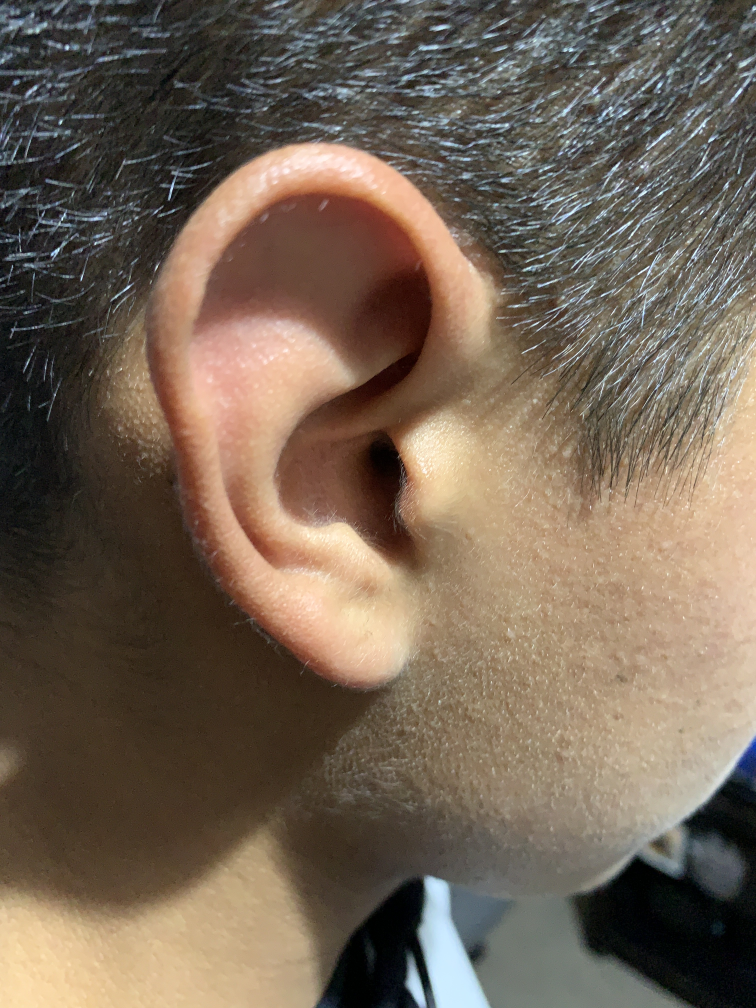
#> input picture img/Mi_oreja.jpg, 3024 x 4032 px, found by its file name (shown at 1/4 size)
$ python figura_oreja.py
#> lines starting #> are read from the running program, lines starting #| are printed output that depends on the picture; after the words box and inside, x2 and y2 are one past the last pixel; in counts of white or black regions, pixels touching at a corner belong together
import os
import cv2

# Obtiene la ruta de de la carpeta con la imagen para cambiar las escalas de colores
ruta = os.path.join('img', 'Mi_oreja.jpg')

image = cv2.imread(ruta)
#> image is the input picture: shape (4032, 3024, 3); mean B, G, R 85.1, 100.4, 115.6
gray = cv2.cvtColor(image, cv2.COLOR_BGR2GRAY)
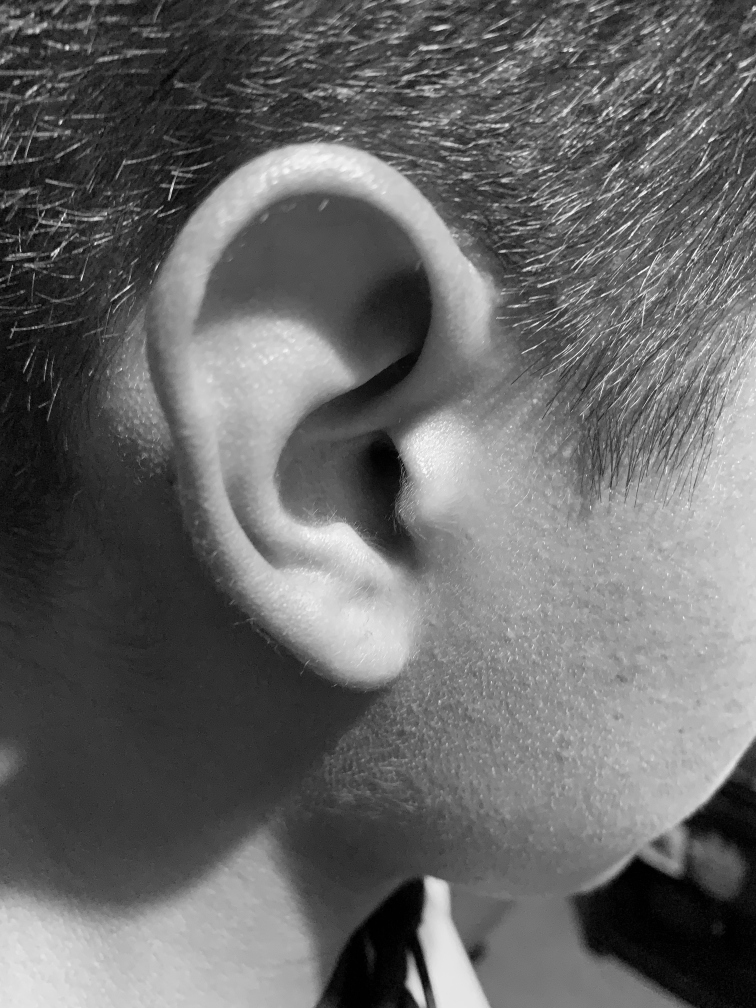
#> gray: shape (4032, 3024) (shown at 1/4 size); min 0, max 255, mean 103.2
canny = cv2.Canny(gray, 10, 150)
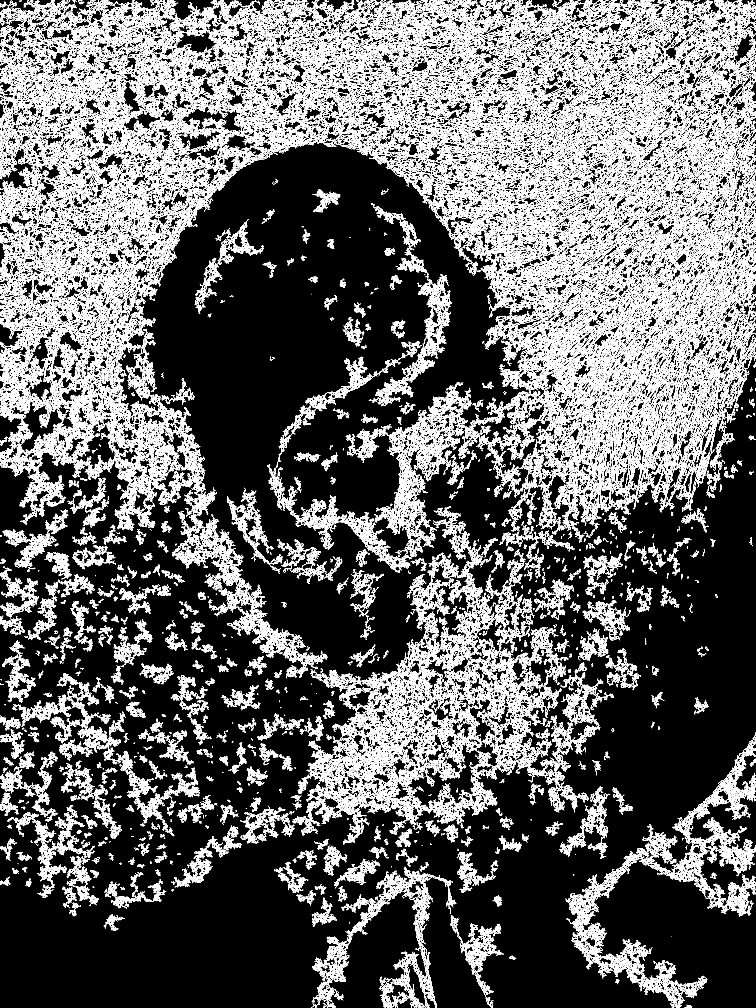
#> canny: shape (4032, 3024) (shown at 1/4 size); 14.7% white in thin lines or dots
_,umbral = cv2.threshold(gray,100,255,cv2.THRESH_BINARY) # Modificar la escala de grieses de la imagen
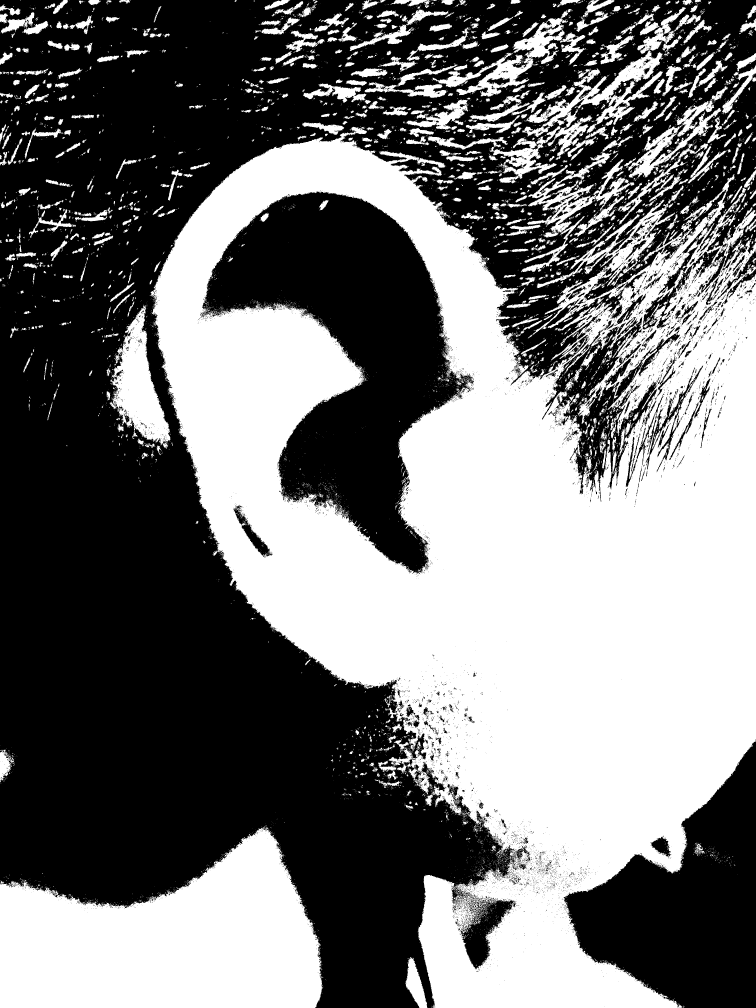
#> umbral: shape (4032, 3024) (shown at 1/4 size); 45.9% white; 11078 white regions (9810 under 20 px)
contorno, jerarquia = cv2.findContours(umbral, cv2.RETR_LIST,cv2.CHAIN_APPROX_SIMPLE)
#> contorno = 24424 contours, 22350 with area under 20; largest, box (x1, y1, x2, y2) and area: (602, 507, 3024, 4032) 5235044, (807, 764, 1896, 2297) 744514, (0, 3306, 1292, 4032) 635029, (2167, 1266, 2721, 2008) 120897, (1971, 28, 2804, 734) 82758
cv2.drawContours(image, contorno,-1,(251,63,52),3) # Reconocimiento de contornos
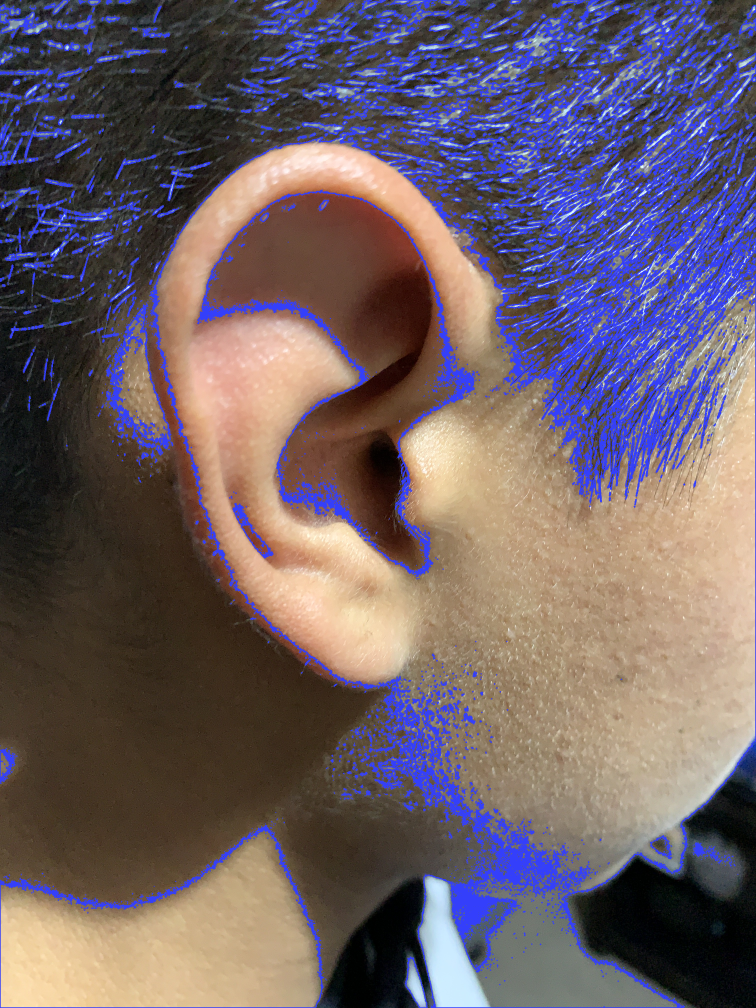
#> image: shape (4032, 3024, 3) (shown at 1/4 size); mean B, G, R 103.2, 95.4, 108.6


cv2.imshow('imagen con contornos', image)
cv2.imshow('imagen a escala de grises', canny)
cv2.imshow('imagen en blanco y negro',umbral)
cv2.waitKey(0)
cv2.destroyAllWindows()
